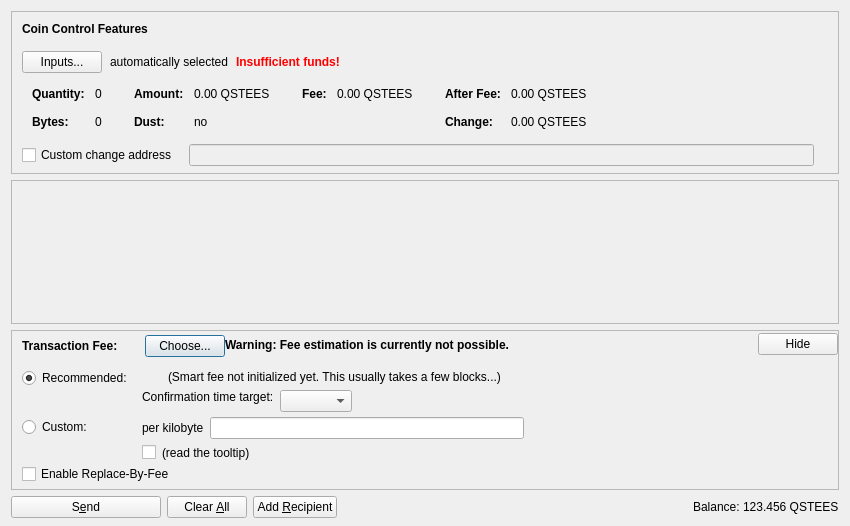
<?xml version="1.0" encoding="UTF-8"?>
<ui version="4.0">
 <class>DepositCoinsDialog</class>
 <widget class="QDialog" name="DepositCoinsDialog">
  <property name="geometry">
   <rect>
    <x>0</x>
    <y>0</y>
    <width>850</width>
    <height>526</height>
   </rect>
  </property>
  <property name="windowTitle">
   <string>Deposit Coins</string>
  </property>
  <layout class="QVBoxLayout" name="verticalLayout" stretch="0,1,0,0">
   <property name="bottomMargin">
    <number>8</number>
   </property>
   <item>
    <widget class="QFrame" name="frameCoinControl">
     <property name="sizePolicy">
      <sizepolicy hsizetype="Expanding" vsizetype="Expanding">
       <horstretch>0</horstretch>
       <verstretch>0</verstretch>
      </sizepolicy>
     </property>
     <property name="maximumSize">
      <size>
       <width>16777215</width>
       <height>16777215</height>
      </size>
     </property>
     <property name="frameShape">
      <enum>QFrame::StyledPanel</enum>
     </property>
     <property name="frameShadow">
      <enum>QFrame::Sunken</enum>
     </property>
     <layout class="QVBoxLayout" name="verticalLayoutCoinControl2">
      <property name="spacing">
       <number>0</number>
      </property>
      <property name="leftMargin">
       <number>0</number>
      </property>
      <property name="topMargin">
       <number>0</number>
      </property>
      <property name="rightMargin">
       <number>0</number>
      </property>
      <property name="bottomMargin">
       <number>6</number>
      </property>
      <item>
       <layout class="QVBoxLayout" name="verticalLayoutCoinControl" stretch="0,0,0,0,1">
        <property name="spacing">
         <number>0</number>
        </property>
        <property name="leftMargin">
         <number>10</number>
        </property>
        <property name="topMargin">
         <number>10</number>
        </property>
        <item>
         <layout class="QHBoxLayout" name="horizontalLayoutCoinControl1">
          <property name="bottomMargin">
           <number>15</number>
          </property>
          <item>
           <widget class="QLabel" name="labelCoinControlFeatures">
            <property name="sizePolicy">
             <sizepolicy hsizetype="Preferred" vsizetype="Maximum">
              <horstretch>0</horstretch>
              <verstretch>0</verstretch>
             </sizepolicy>
            </property>
            <property name="font">
             <font>
              <weight>75</weight>
              <bold>true</bold>
             </font>
            </property>
            <property name="styleSheet">
             <string notr="true">font-weight:bold;</string>
            </property>
            <property name="text">
             <string>Coin Control Features</string>
            </property>
           </widget>
          </item>
         </layout>
        </item>
        <item>
         <layout class="QHBoxLayout" name="horizontalLayoutCoinControl2" stretch="0,0,0,0">
          <property name="spacing">
           <number>8</number>
          </property>
          <property name="bottomMargin">
           <number>10</number>
          </property>
          <item>
           <widget class="QPushButton" name="pushButtonCoinControl">
            <property name="styleSheet">
             <string notr="true"/>
            </property>
            <property name="text">
             <string>Inputs...</string>
            </property>
            <property name="autoDefault">
             <bool>false</bool>
            </property>
           </widget>
          </item>
          <item>
           <widget class="QLabel" name="labelCoinControlAutomaticallySelected">
            <property name="text">
             <string>automatically selected</string>
            </property>
            <property name="margin">
             <number>5</number>
            </property>
           </widget>
          </item>
          <item>
           <widget class="QLabel" name="labelCoinControlInsuffFunds">
            <property name="font">
             <font>
              <weight>75</weight>
              <bold>true</bold>
             </font>
            </property>
            <property name="styleSheet">
             <string notr="true">color:red;font-weight:bold;</string>
            </property>
            <property name="text">
             <string>Insufficient funds!</string>
            </property>
            <property name="margin">
             <number>5</number>
            </property>
           </widget>
          </item>
          <item>
           <spacer name="horizontalSpacerCoinControl">
            <property name="orientation">
             <enum>Qt::Horizontal</enum>
            </property>
            <property name="sizeHint" stdset="0">
             <size>
              <width>40</width>
              <height>1</height>
             </size>
            </property>
           </spacer>
          </item>
         </layout>
        </item>
        <item>
         <widget class="QWidget" name="widgetCoinControl" native="true">
          <property name="sizePolicy">
           <sizepolicy hsizetype="Preferred" vsizetype="Preferred">
            <horstretch>0</horstretch>
            <verstretch>0</verstretch>
           </sizepolicy>
          </property>
          <property name="minimumSize">
           <size>
            <width>0</width>
            <height>0</height>
           </size>
          </property>
          <property name="styleSheet">
           <string notr="true"/>
          </property>
          <layout class="QHBoxLayout" name="horizontalLayoutCoinControl5">
           <property name="leftMargin">
            <number>0</number>
           </property>
           <property name="topMargin">
            <number>0</number>
           </property>
           <property name="rightMargin">
            <number>0</number>
           </property>
           <property name="bottomMargin">
            <number>0</number>
           </property>
           <item>
            <layout class="QHBoxLayout" name="horizontalLayoutCoinControl3" stretch="0,0,0,1">
             <property name="spacing">
              <number>20</number>
             </property>
             <property name="topMargin">
              <number>0</number>
             </property>
             <property name="bottomMargin">
              <number>10</number>
             </property>
             <item>
              <layout class="QFormLayout" name="formLayoutCoinControl1">
               <property name="horizontalSpacing">
                <number>10</number>
               </property>
               <property name="verticalSpacing">
                <number>14</number>
               </property>
               <property name="leftMargin">
                <number>10</number>
               </property>
               <property name="topMargin">
                <number>4</number>
               </property>
               <property name="rightMargin">
                <number>6</number>
               </property>
               <item row="0" column="0">
                <widget class="QLabel" name="labelCoinControlQuantityText">
                 <property name="font">
                  <font>
                   <weight>75</weight>
                   <bold>true</bold>
                  </font>
                 </property>
                 <property name="text">
                  <string>Quantity:</string>
                 </property>
                 <property name="margin">
                  <number>0</number>
                 </property>
                </widget>
               </item>
               <item row="0" column="1">
                <widget class="QLabel" name="labelCoinControlQuantity">
                 <property name="cursor">
                  <cursorShape>IBeamCursor</cursorShape>
                 </property>
                 <property name="contextMenuPolicy">
                  <enum>Qt::ActionsContextMenu</enum>
                 </property>
                 <property name="text">
                  <string notr="true">0</string>
                 </property>
                 <property name="margin">
                  <number>0</number>
                 </property>
                 <property name="textInteractionFlags">
                  <set>Qt::LinksAccessibleByMouse|Qt::TextSelectableByKeyboard|Qt::TextSelectableByMouse</set>
                 </property>
                </widget>
               </item>
               <item row="1" column="0">
                <widget class="QLabel" name="labelCoinControlBytesText">
                 <property name="font">
                  <font>
                   <weight>75</weight>
                   <bold>true</bold>
                  </font>
                 </property>
                 <property name="text">
                  <string>Bytes:</string>
                 </property>
                </widget>
               </item>
               <item row="1" column="1">
                <widget class="QLabel" name="labelCoinControlBytes">
                 <property name="cursor">
                  <cursorShape>IBeamCursor</cursorShape>
                 </property>
                 <property name="contextMenuPolicy">
                  <enum>Qt::ActionsContextMenu</enum>
                 </property>
                 <property name="text">
                  <string notr="true">0</string>
                 </property>
                 <property name="textInteractionFlags">
                  <set>Qt::LinksAccessibleByMouse|Qt::TextSelectableByKeyboard|Qt::TextSelectableByMouse</set>
                 </property>
                </widget>
               </item>
              </layout>
             </item>
             <item>
              <layout class="QFormLayout" name="formLayoutCoinControl2">
               <property name="horizontalSpacing">
                <number>10</number>
               </property>
               <property name="verticalSpacing">
                <number>14</number>
               </property>
               <property name="leftMargin">
                <number>6</number>
               </property>
               <property name="topMargin">
                <number>4</number>
               </property>
               <property name="rightMargin">
                <number>6</number>
               </property>
               <item row="0" column="0">
                <widget class="QLabel" name="labelCoinControlAmountText">
                 <property name="font">
                  <font>
                   <weight>75</weight>
                   <bold>true</bold>
                  </font>
                 </property>
                 <property name="text">
                  <string>Amount:</string>
                 </property>
                 <property name="margin">
                  <number>0</number>
                 </property>
                </widget>
               </item>
               <item row="0" column="1">
                <widget class="QLabel" name="labelCoinControlAmount">
                 <property name="cursor">
                  <cursorShape>IBeamCursor</cursorShape>
                 </property>
                 <property name="contextMenuPolicy">
                  <enum>Qt::ActionsContextMenu</enum>
                 </property>
                 <property name="text">
                  <string notr="true">0.00 QSTEES</string>
                 </property>
                 <property name="textInteractionFlags">
                  <set>Qt::LinksAccessibleByMouse|Qt::TextSelectableByKeyboard|Qt::TextSelectableByMouse</set>
                 </property>
                </widget>
               </item>
               <item row="1" column="0">
                <widget class="QLabel" name="labelCoinControlLowOutputText">
                 <property name="font">
                  <font>
                   <weight>75</weight>
                   <bold>true</bold>
                  </font>
                 </property>
                 <property name="text">
                  <string>Dust:</string>
                 </property>
                </widget>
               </item>
               <item row="1" column="1">
                <widget class="QLabel" name="labelCoinControlLowOutput">
                 <property name="cursor">
                  <cursorShape>IBeamCursor</cursorShape>
                 </property>
                 <property name="contextMenuPolicy">
                  <enum>Qt::ActionsContextMenu</enum>
                 </property>
                 <property name="text">
                  <string notr="true">no</string>
                 </property>
                 <property name="textInteractionFlags">
                  <set>Qt::LinksAccessibleByMouse|Qt::TextSelectableByKeyboard|Qt::TextSelectableByMouse</set>
                 </property>
                </widget>
               </item>
              </layout>
             </item>
             <item>
              <layout class="QFormLayout" name="formLayoutCoinControl3">
               <property name="horizontalSpacing">
                <number>10</number>
               </property>
               <property name="verticalSpacing">
                <number>14</number>
               </property>
               <property name="leftMargin">
                <number>6</number>
               </property>
               <property name="topMargin">
                <number>4</number>
               </property>
               <property name="rightMargin">
                <number>6</number>
               </property>
               <item row="0" column="0">
                <widget class="QLabel" name="labelCoinControlFeeText">
                 <property name="font">
                  <font>
                   <weight>75</weight>
                   <bold>true</bold>
                  </font>
                 </property>
                 <property name="text">
                  <string>Fee:</string>
                 </property>
                 <property name="margin">
                  <number>0</number>
                 </property>
                </widget>
               </item>
               <item row="0" column="1">
                <widget class="QLabel" name="labelCoinControlFee">
                 <property name="cursor">
                  <cursorShape>IBeamCursor</cursorShape>
                 </property>
                 <property name="contextMenuPolicy">
                  <enum>Qt::ActionsContextMenu</enum>
                 </property>
                 <property name="text">
                  <string notr="true">0.00 QSTEES</string>
                 </property>
                 <property name="textInteractionFlags">
                  <set>Qt::LinksAccessibleByMouse|Qt::TextSelectableByKeyboard|Qt::TextSelectableByMouse</set>
                 </property>
                </widget>
               </item>
              </layout>
             </item>
             <item>
              <layout class="QFormLayout" name="formLayoutCoinControl4">
               <property name="horizontalSpacing">
                <number>10</number>
               </property>
               <property name="verticalSpacing">
                <number>14</number>
               </property>
               <property name="leftMargin">
                <number>6</number>
               </property>
               <property name="topMargin">
                <number>4</number>
               </property>
               <property name="rightMargin">
                <number>6</number>
               </property>
               <item row="0" column="0">
                <widget class="QLabel" name="labelCoinControlAfterFeeText">
                 <property name="font">
                  <font>
                   <weight>75</weight>
                   <bold>true</bold>
                  </font>
                 </property>
                 <property name="text">
                  <string>After Fee:</string>
                 </property>
                 <property name="margin">
                  <number>0</number>
                 </property>
                </widget>
               </item>
               <item row="0" column="1">
                <widget class="QLabel" name="labelCoinControlAfterFee">
                 <property name="cursor">
                  <cursorShape>IBeamCursor</cursorShape>
                 </property>
                 <property name="contextMenuPolicy">
                  <enum>Qt::ActionsContextMenu</enum>
                 </property>
                 <property name="text">
                  <string notr="true">0.00 QSTEES</string>
                 </property>
                 <property name="textInteractionFlags">
                  <set>Qt::LinksAccessibleByMouse|Qt::TextSelectableByKeyboard|Qt::TextSelectableByMouse</set>
                 </property>
                </widget>
               </item>
               <item row="1" column="0">
                <widget class="QLabel" name="labelCoinControlChangeText">
                 <property name="font">
                  <font>
                   <weight>75</weight>
                   <bold>true</bold>
                  </font>
                 </property>
                 <property name="text">
                  <string>Change:</string>
                 </property>
                </widget>
               </item>
               <item row="1" column="1">
                <widget class="QLabel" name="labelCoinControlChange">
                 <property name="cursor">
                  <cursorShape>IBeamCursor</cursorShape>
                 </property>
                 <property name="contextMenuPolicy">
                  <enum>Qt::ActionsContextMenu</enum>
                 </property>
                 <property name="text">
                  <string notr="true">0.00 QSTEES</string>
                 </property>
                 <property name="textInteractionFlags">
                  <set>Qt::LinksAccessibleByMouse|Qt::TextSelectableByKeyboard|Qt::TextSelectableByMouse</set>
                 </property>
                </widget>
               </item>
              </layout>
             </item>
            </layout>
           </item>
          </layout>
         </widget>
        </item>
        <item>
         <layout class="QHBoxLayout" name="horizontalLayoutCoinControl4" stretch="0,0,0">
          <property name="spacing">
           <number>12</number>
          </property>
          <property name="sizeConstraint">
           <enum>QLayout::SetDefaultConstraint</enum>
          </property>
          <property name="topMargin">
           <number>5</number>
          </property>
          <property name="rightMargin">
           <number>5</number>
          </property>
          <item>
           <widget class="QCheckBox" name="checkBoxCoinControlChange">
            <property name="toolTip">
             <string>If this is activated, but the change address is empty or invalid, change will be sent to a newly generated address.</string>
            </property>
            <property name="text">
             <string>Custom change address</string>
            </property>
           </widget>
          </item>
          <item>
           <widget class="QValidatedLineEdit" name="lineEditCoinControlChange">
            <property name="enabled">
             <bool>false</bool>
            </property>
            <property name="sizePolicy">
             <sizepolicy hsizetype="Expanding" vsizetype="Fixed">
              <horstretch>0</horstretch>
              <verstretch>0</verstretch>
             </sizepolicy>
            </property>
           </widget>
          </item>
          <item>
           <widget class="QLabel" name="labelCoinControlChangeLabel">
            <property name="sizePolicy">
             <sizepolicy hsizetype="Preferred" vsizetype="Expanding">
              <horstretch>0</horstretch>
              <verstretch>0</verstretch>
             </sizepolicy>
            </property>
            <property name="minimumSize">
             <size>
              <width>0</width>
              <height>0</height>
             </size>
            </property>
            <property name="text">
             <string/>
            </property>
            <property name="margin">
             <number>3</number>
            </property>
           </widget>
          </item>
         </layout>
        </item>
        <item>
         <spacer name="verticalSpacerCoinControl">
          <property name="orientation">
           <enum>Qt::Vertical</enum>
          </property>
          <property name="sizeHint" stdset="0">
           <size>
            <width>800</width>
            <height>1</height>
           </size>
          </property>
         </spacer>
        </item>
       </layout>
      </item>
     </layout>
    </widget>
   </item>
   <item>
    <widget class="QScrollArea" name="scrollArea">
     <property name="widgetResizable">
      <bool>true</bool>
     </property>
     <widget class="QWidget" name="scrollAreaWidgetContents">
      <property name="geometry">
       <rect>
        <x>0</x>
        <y>0</y>
        <width>830</width>
        <height>104</height>
       </rect>
      </property>
      <layout class="QVBoxLayout" name="verticalLayout_2" stretch="0,1">
       <property name="leftMargin">
        <number>0</number>
       </property>
       <property name="topMargin">
        <number>0</number>
       </property>
       <property name="rightMargin">
        <number>0</number>
       </property>
       <property name="bottomMargin">
        <number>0</number>
       </property>
       <item>
        <layout class="QVBoxLayout" name="entries">
         <property name="spacing">
          <number>6</number>
         </property>
        </layout>
       </item>
       <item>
        <spacer name="verticalSpacer">
         <property name="orientation">
          <enum>Qt::Vertical</enum>
         </property>
         <property name="sizeHint" stdset="0">
          <size>
           <width>20</width>
           <height>40</height>
          </size>
         </property>
        </spacer>
       </item>
      </layout>
     </widget>
    </widget>
   </item>
   <item>
    <widget class="QFrame" name="frameFee">
     <property name="sizePolicy">
      <sizepolicy hsizetype="Expanding" vsizetype="Expanding">
       <horstretch>0</horstretch>
       <verstretch>0</verstretch>
      </sizepolicy>
     </property>
     <property name="maximumSize">
      <size>
       <width>16777215</width>
       <height>16777215</height>
      </size>
     </property>
     <property name="frameShape">
      <enum>QFrame::StyledPanel</enum>
     </property>
     <property name="frameShadow">
      <enum>QFrame::Sunken</enum>
     </property>
     <layout class="QVBoxLayout" name="verticalLayoutFee1">
      <property name="spacing">
       <number>0</number>
      </property>
      <property name="leftMargin">
       <number>0</number>
      </property>
      <property name="topMargin">
       <number>0</number>
      </property>
      <property name="rightMargin">
       <number>0</number>
      </property>
      <property name="bottomMargin">
       <number>0</number>
      </property>
      <item>
       <layout class="QVBoxLayout" name="verticalLayoutFee2" stretch="0,0,0">
        <property name="spacing">
         <number>0</number>
        </property>
        <property name="leftMargin">
         <number>10</number>
        </property>
        <property name="topMargin">
         <number>0</number>
        </property>
        <item>
         <layout class="QHBoxLayout" name="horizontalLayoutFee1">
          <property name="bottomMargin">
           <number>0</number>
          </property>
          <item>
           <layout class="QVBoxLayout" name="verticalLayoutFee7">
            <property name="spacing">
             <number>0</number>
            </property>
            <item>
             <spacer name="verticalSpacerSmartFee">
              <property name="orientation">
               <enum>Qt::Vertical</enum>
              </property>
              <property name="sizeType">
               <enum>QSizePolicy::Fixed</enum>
              </property>
              <property name="sizeHint" stdset="0">
               <size>
                <width>1</width>
                <height>4</height>
               </size>
              </property>
             </spacer>
            </item>
            <item>
             <layout class="QHBoxLayout" name="horizontalLayoutSmartFee">
              <property name="spacing">
               <number>10</number>
              </property>
              <item>
               <widget class="QLabel" name="labelFeeHeadline">
                <property name="sizePolicy">
                 <sizepolicy hsizetype="Preferred" vsizetype="Maximum">
                  <horstretch>0</horstretch>
                  <verstretch>0</verstretch>
                 </sizepolicy>
                </property>
                <property name="font">
                 <font>
                  <weight>75</weight>
                  <bold>true</bold>
                 </font>
                </property>
                <property name="styleSheet">
                 <string notr="true">font-weight:bold;</string>
                </property>
                <property name="text">
                 <string>Transaction Fee:</string>
                </property>
               </widget>
              </item>
              <item>
               <widget class="QLabel" name="labelFeeMinimized">
                <property name="text">
                 <string/>
                </property>
               </widget>
              </item>
              <item>
               <widget class="QPushButton" name="buttonChooseFee">
                <property name="text">
                 <string>Choose...</string>
                </property>
               </widget>
              </item>
             </layout>
            </item>
            <item>
             <spacer name="verticalSpacer_5">
              <property name="orientation">
               <enum>Qt::Vertical</enum>
              </property>
              <property name="sizeHint" stdset="0">
               <size>
                <width>1</width>
                <height>1</height>
               </size>
              </property>
             </spacer>
            </item>
           </layout>
          </item>
          <item>
           <widget class="QLabel" name="fallbackFeeWarningLabel">
            <property name="toolTip">
             <string>Using the fallbackfee can result in sending a transaction that will take several hours or days (or never) to confirm. Consider choosing your fee manually or wait until you have validated the complete chain.</string>
            </property>
            <property name="font">
            <font>
                <weight>75</weight>
                <bold>true</bold>
            </font>
            </property>
            <property name="text">
             <string>Warning: Fee estimation is currently not possible.</string>
            </property>
            <property name="wordWrap">
             <bool>false</bool>
            </property>
           </widget>
          </item>
          <item>
           <spacer name="horizontalSpacer_4">
            <property name="orientation">
             <enum>Qt::Horizontal</enum>
            </property>
            <property name="sizeType">
             <enum>QSizePolicy::MinimumExpanding</enum>
            </property>
            <property name="sizeHint" stdset="0">
             <size>
              <width>40</width>
              <height>20</height>
             </size>
            </property>
           </spacer>
          </item>
          <item>
           <widget class="QPushButton" name="buttonMinimizeFee">
            <property name="toolTip">
             <string>collapse fee-settings</string>
            </property>
            <property name="text">
             <string>Hide</string>
            </property>
           </widget>
          </item>
         </layout>
        </item>
        <item>
         <widget class="QFrame" name="frameFeeSelection">
          <layout class="QVBoxLayout" name="verticalLayoutFee12">
           <property name="spacing">
            <number>0</number>
           </property>
           <property name="leftMargin">
            <number>0</number>
           </property>
           <property name="topMargin">
            <number>0</number>
           </property>
           <property name="rightMargin">
            <number>0</number>
           </property>
           <property name="bottomMargin">
            <number>0</number>
           </property>
           <item>
            <layout class="QGridLayout" name="gridLayoutFee">
             <property name="topMargin">
              <number>10</number>
             </property>
             <property name="bottomMargin">
              <number>4</number>
             </property>
             <property name="horizontalSpacing">
              <number>10</number>
             </property>
             <property name="verticalSpacing">
              <number>4</number>
             </property>
             <item row="1" column="1">
              <layout class="QVBoxLayout" name="verticalLayoutFee8">
               <property name="spacing">
                <number>6</number>
               </property>
               <item>
                <layout class="QHBoxLayout" name="horizontalLayoutFee13">
                 <item>
                  <widget class="QLabel" name="labelCustomPerKilobyte">
                   <property name="toolTip">
                    <string>Specify a custom fee per kB (1,000 bytes) of the transaction's virtual size.

Note:  Since the fee is calculated on a per-byte basis, a fee of "100 satoshis per kB" for a transaction size of 500 bytes (half of 1 kB) would ultimately yield a fee of only 50 satoshis.</string>
                   </property>
                   <property name="text">
                    <string>per kilobyte</string>
                   </property>
                  </widget>
                 </item>
                 <item>
                  <widget class="QSTEESAmountField" name="customFee"/>
                 </item>
                 <item>
                  <spacer name="horizontalSpacer_6">
                   <property name="orientation">
                    <enum>Qt::Horizontal</enum>
                   </property>
                   <property name="sizeHint" stdset="0">
                    <size>
                     <width>1</width>
                     <height>1</height>
                    </size>
                   </property>
                  </spacer>
                 </item>
                </layout>
               </item>
               <item>
                <layout class="QHBoxLayout" name="horizontalLayoutFee8">
                 <item>
                  <widget class="QCheckBox" name="checkBoxMinimumFee">
                   <property name="toolTip">
                    <string>Paying only the minimum fee is just fine as long as there is less transaction volume than space in the blocks. But be aware that this can end up in a never confirming transaction once there is more demand for qstees transactions than the network can process.</string>
                   </property>
                   <property name="text">
                    <string/>
                   </property>
                  </widget>
                 </item>
                 <item>
                  <widget class="QLabel" name="labelMinFeeWarning">
                   <property name="enabled">
                    <bool>true</bool>
                   </property>
                   <property name="toolTip">
                    <string>Paying only the minimum fee is just fine as long as there is less transaction volume than space in the blocks. But be aware that this can end up in a never confirming transaction once there is more demand for qstees transactions than the network can process.</string>
                   </property>
                   <property name="text">
                    <string>(read the tooltip)</string>
                   </property>
                   <property name="margin">
                    <number>5</number>
                   </property>
                  </widget>
                 </item>
                 <item>
                  <spacer name="horizontalSpacer_2">
                   <property name="orientation">
                    <enum>Qt::Horizontal</enum>
                   </property>
                   <property name="sizeHint" stdset="0">
                    <size>
                     <width>1</width>
                     <height>1</height>
                    </size>
                   </property>
                  </spacer>
                 </item>
                </layout>
               </item>
              </layout>
             </item>
             <item row="0" column="0">
              <layout class="QVBoxLayout" name="verticalLayoutFee4" stretch="0,1">
               <item>
                <widget class="QRadioButton" name="radioSmartFee">
                 <property name="text">
                  <string>Recommended:</string>
                 </property>
                 <property name="checked">
                  <bool>true</bool>
                 </property>
                 <attribute name="buttonGroup">
                  <string notr="true">groupFee</string>
                 </attribute>
                </widget>
               </item>
               <item>
                <spacer name="verticalSpacer_2">
                 <property name="orientation">
                  <enum>Qt::Vertical</enum>
                 </property>
                 <property name="sizeHint" stdset="0">
                  <size>
                   <width>1</width>
                   <height>1</height>
                  </size>
                 </property>
                </spacer>
               </item>
              </layout>
             </item>
             <item row="1" column="0">
              <layout class="QVBoxLayout" name="verticalLayoutFee9" stretch="0,1">
               <item>
                <widget class="QRadioButton" name="radioCustomFee">
                 <property name="text">
                  <string>Custom:</string>
                 </property>
                 <attribute name="buttonGroup">
                  <string notr="true">groupFee</string>
                 </attribute>
                </widget>
               </item>
               <item>
                <spacer name="verticalSpacer_6">
                 <property name="orientation">
                  <enum>Qt::Vertical</enum>
                 </property>
                 <property name="sizeHint" stdset="0">
                  <size>
                   <width>1</width>
                   <height>1</height>
                  </size>
                 </property>
                </spacer>
               </item>
              </layout>
             </item>
             <item row="0" column="1">
              <layout class="QVBoxLayout" name="verticalLayoutFee3" stretch="0,0,1">
               <property name="spacing">
                <number>6</number>
               </property>
               <property name="topMargin">
                <number>2</number>
               </property>
               <item>
                <layout class="QHBoxLayout" name="horizontalLayoutFee12">
                 <item>
                  <widget class="QLabel" name="labelSmartFee">
                   <property name="text">
                    <string/>
                   </property>
                   <property name="margin">
                    <number>2</number>
                   </property>
                  </widget>
                 </item>
                 <item>
                  <widget class="QLabel" name="labelFeeEstimation">
                   <property name="text">
                    <string/>
                   </property>
                  </widget>
                 </item>
                 <item>
                  <widget class="QLabel" name="labelSmartFee2">
                   <property name="text">
                    <string>(Smart fee not initialized yet. This usually takes a few blocks...)</string>
                   </property>
                   <property name="margin">
                    <number>2</number>
                   </property>
                  </widget>
                 </item>
                 <item>
                  <spacer name="horizontalSpacer_5">
                   <property name="orientation">
                    <enum>Qt::Horizontal</enum>
                   </property>
                   <property name="sizeHint" stdset="0">
                    <size>
                     <width>1</width>
                     <height>1</height>
                    </size>
                   </property>
                  </spacer>
                 </item>
                </layout>
               </item>
               <item>
                <layout class="QHBoxLayout" name="horizontalLayoutFee9">
                 <item>
                  <layout class="QVBoxLayout" name="verticalLayoutFee6">
                   <item>
                    <widget class="QLabel" name="labelSmartFee3">
                     <property name="text">
                      <string>Confirmation time target:</string>
                     </property>
                     <property name="margin">
                      <number>2</number>
                     </property>
                    </widget>
                   </item>
                   <item>
                    <spacer name="verticalSpacer_3">
                     <property name="orientation">
                      <enum>Qt::Vertical</enum>
                     </property>
                     <property name="sizeHint" stdset="0">
                      <size>
                       <width>1</width>
                       <height>1</height>
                      </size>
                     </property>
                    </spacer>
                   </item>
                  </layout>
                 </item>
                 <item>
                  <layout class="QVBoxLayout" name="verticalLayoutFee5">
                   <property name="rightMargin">
                    <number>30</number>
                   </property>
                   <item>
                    <layout class="QHBoxLayout" name="horizontalLayoutConfTarget">
                     <property name="bottomMargin">
                      <number>0</number>
                     </property>
                     <item>
                      <widget class="QComboBox" name="confTargetSelector"/>
                     </item>
                     <item>
                      <spacer name="horizontalSpacerConfTarget">
                       <property name="orientation">
                        <enum>Qt::Horizontal</enum>
                       </property>
                       <property name="sizeHint" stdset="0">
                        <size>
                         <width>40</width>
                         <height>20</height>
                        </size>
                       </property>
                      </spacer>
                     </item>
                    </layout>
                   </item>
                  </layout>
                 </item>
                </layout>
               </item>
               <item>
                <spacer name="verticalSpacer_4">
                 <property name="orientation">
                  <enum>Qt::Vertical</enum>
                 </property>
                 <property name="sizeHint" stdset="0">
                  <size>
                   <width>1</width>
                   <height>1</height>
                  </size>
                 </property>
                </spacer>
               </item>
              </layout>
             </item>
            </layout>
           </item>
           <item>
            <widget class="QCheckBox" name="optInRBF">
             <property name="text">
              <string>Enable Replace-By-Fee</string>
             </property>
             <property name="toolTip">
              <string>With Replace-By-Fee (BIP-125) you can increase a transaction's fee after it is sent. Without this, a higher fee may be recommended to compensate for increased transaction delay risk.</string>
             </property>
            </widget>
           </item>
          </layout>
         </widget>
        </item>
        <item>
         <spacer name="verticalSpacerFee">
          <property name="orientation">
           <enum>Qt::Vertical</enum>
          </property>
          <property name="sizeHint" stdset="0">
           <size>
            <width>40</width>
            <height>5</height>
           </size>
          </property>
         </spacer>
        </item>
       </layout>
      </item>
     </layout>
    </widget>
   </item>
   <item>
    <layout class="QHBoxLayout" name="horizontalLayout">
     <item>
      <widget class="QPushButton" name="sendButton">
       <property name="minimumSize">
        <size>
         <width>150</width>
         <height>0</height>
        </size>
       </property>
       <property name="toolTip">
        <string>Confirm the deposit action</string>
       </property>
       <property name="text">
        <string>S&amp;end</string>
       </property>
       <property name="icon">
        <iconset resource="../qstees.qrc">
         <normaloff>:/icons/deposit</normaloff>:/icons/deposit</iconset>
       </property>
       <property name="autoDefault">
        <bool>false</bool>
       </property>
       <property name="default">
        <bool>false</bool>
       </property>
      </widget>
     </item>
     <item>
      <widget class="QPushButton" name="clearButton">
       <property name="sizePolicy">
        <sizepolicy hsizetype="Minimum" vsizetype="Fixed">
         <horstretch>0</horstretch>
         <verstretch>0</verstretch>
        </sizepolicy>
       </property>
       <property name="toolTip">
        <string>Clear all fields of the form.</string>
       </property>
       <property name="text">
        <string>Clear &amp;All</string>
       </property>
       <property name="icon">
        <iconset resource="../qstees.qrc">
         <normaloff>:/icons/remove</normaloff>:/icons/remove</iconset>
       </property>
       <property name="autoDefault">
        <bool>false</bool>
       </property>
      </widget>
     </item>
     <item>
      <widget class="QPushButton" name="addButton">
       <property name="toolTip">
        <string>Send to multiple recipients at once</string>
       </property>
       <property name="text">
        <string>Add &amp;Recipient</string>
       </property>
       <property name="icon">
        <iconset resource="../qstees.qrc">
         <normaloff>:/icons/add</normaloff>:/icons/add</iconset>
       </property>
       <property name="autoDefault">
        <bool>false</bool>
       </property>
      </widget>
     </item>
     <item>
      <spacer name="horizontalSpacer">
       <property name="orientation">
        <enum>Qt::Horizontal</enum>
       </property>
       <property name="sizeHint" stdset="0">
        <size>
         <width>40</width>
         <height>20</height>
        </size>
       </property>
      </spacer>
     </item>
     <item>
      <layout class="QHBoxLayout" name="horizontalLayout_2">
       <property name="spacing">
        <number>3</number>
       </property>
       <item>
        <widget class="QLabel" name="label">
         <property name="sizePolicy">
          <sizepolicy hsizetype="Preferred" vsizetype="Fixed">
           <horstretch>0</horstretch>
           <verstretch>0</verstretch>
          </sizepolicy>
         </property>
         <property name="text">
          <string>Balance:</string>
         </property>
        </widget>
       </item>
       <item>
        <widget class="QLabel" name="labelBalance">
         <property name="sizePolicy">
          <sizepolicy hsizetype="Preferred" vsizetype="Fixed">
           <horstretch>0</horstretch>
           <verstretch>0</verstretch>
          </sizepolicy>
         </property>
         <property name="cursor">
          <cursorShape>IBeamCursor</cursorShape>
         </property>
         <property name="text">
          <string notr="true">123.456 QSTEES</string>
         </property>
         <property name="textInteractionFlags">
          <set>Qt::LinksAccessibleByMouse|Qt::TextSelectableByKeyboard|Qt::TextSelectableByMouse</set>
         </property>
        </widget>
       </item>
      </layout>
     </item>
    </layout>
   </item>
  </layout>
 </widget>
 <customwidgets>
  <customwidget>
   <class>QValidatedLineEdit</class>
   <extends>QLineEdit</extends>
   <header>qt/qvalidatedlineedit.h</header>
  </customwidget>
  <customwidget>
   <class>QSTEESAmountField</class>
   <extends>QLineEdit</extends>
   <header>qt/qsteesamountfield.h</header>
   <container>1</container>
  </customwidget>
 </customwidgets>
 <resources>
  <include location="../qstees.qrc"/>
 </resources>
 <connections/>
 <buttongroups>
  <buttongroup name="groupFee"/>
 </buttongroups>
</ui>
